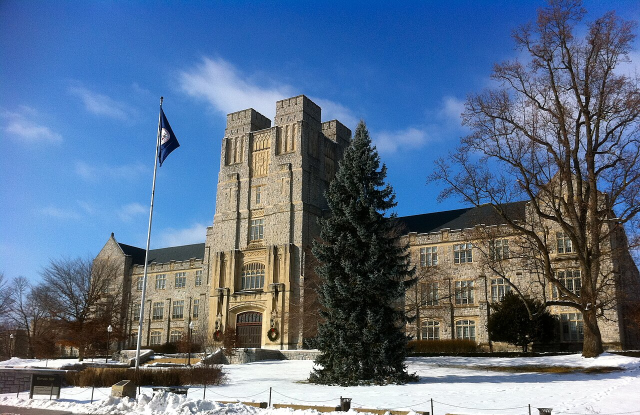
#> input picture backend/assets/samples/burruss_source.jpg, 1280 x 830 px (shown at 1/2 size)
$ python -i scorch_material.py   (imports and definitions only)
#> lines starting #> are read from the running program, lines starting #| are printed output that depends on the picture
#> further down, picture is the input picture: PIL image 1280x830 RGB; mean R, G, B 92.3, 111.8, 137.1
"""Surface-only soot and ash. No resampling, masking or geometry modification."""
import numpy as np
from PIL import Image, ImageFilter


def scorch_surface(image: Image.Image, strength: float = .65) -> Image.Image:
    """Keep source detail/alpha; add neutral, irregular material-local weathering.

    This deterministic approximation is not semantic burn simulation. Apply to
    material textures, not to geometry or an alpha mask defining missing faces.
    """
#> called with strength = 0.65
    if not 0 <= strength <= 1:
        raise ValueError("strength must be between zero and one")
    rgba = np.array(image.convert("RGBA"))
    h, w = rgba.shape[:2]
#> h = 830; w = 1280
    rgb = rgba[:, :, :3].astype(np.float32)/255
    gray = rgb @ np.array([.2126, .7152, .0722], np.float32)
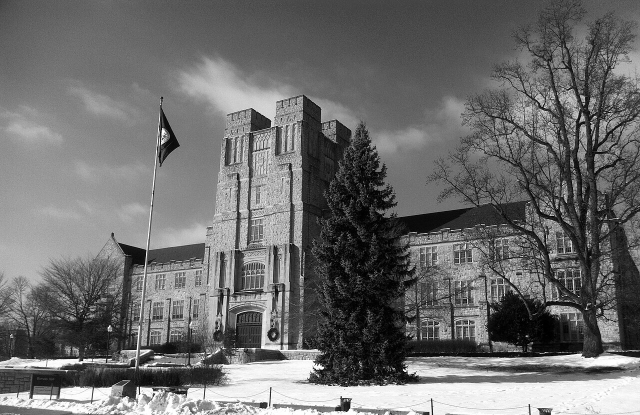
#> gray: shape (830, 1280) float32 (shown at 1/2 size); min 0, max 1, mean 0.429
    # Fixed seed and smooth fields avoid a uniform grade and repeated stripes.
    rng = np.random.default_rng(1945)
    def field(width, height):
        noise = Image.fromarray(rng.integers(0, 256, (height, width), dtype=np.uint8))
        return np.array(noise.resize((w, h), Image.Resampling.BICUBIC).filter(
            ImageFilter.GaussianBlur(max(1, min(w, h)/150))), dtype=np.float32)/255
    patches = field(13, 13)
    streaks = field(39, 5)
    soot = np.clip((patches*.7+streaks*.3-.35)*1.8, 0, .8)*strength
    ash = np.clip((field(23, 19)-.63)*1.5, 0, .3)*strength
#> call 3 of field, with width = 23, height = 19
#> in field (call 3), `noise = Image.fromarray(rng.integers(0, 256, (height, width), dtype=np..`:
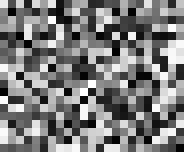
#> noise: PIL image 23x19 L (shown 8 times larger); min 0, max 255, mean 123.1
#> in field (call 3), `return np.array(noise.resize((w, h), Image.Resampling.BICUBIC).filter(..`:
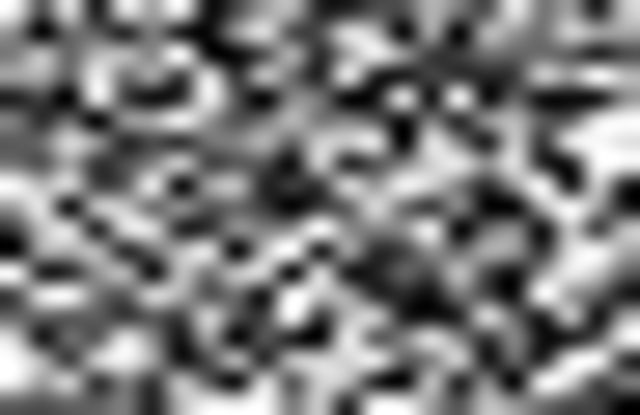
#> returned value: shape (830, 1280) float32 (shown at 1/2 size); min 0, max 1, mean 0.483
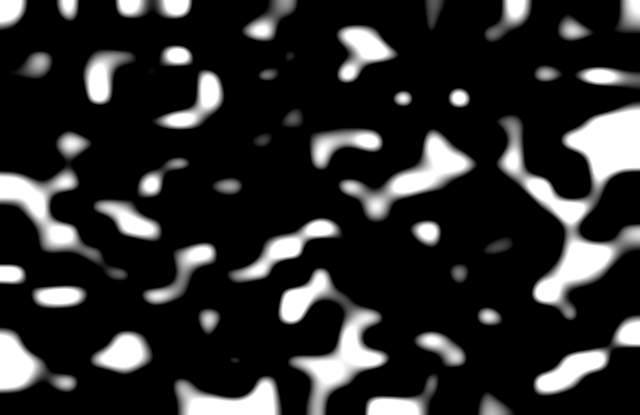
#> ash: shape (830, 1280) float32 (shown at 1/2 size); min 0, max 0.195, mean 0.034; drawn with min black and max white
    # Preserve high-frequency masonry and window detail beneath neutral soot.
    desaturated = rgb*(1-.35*soot[:, :, None])+gray[:, :, None]*(.35*soot[:, :, None])
    weathered = desaturated*(1-.8*soot[:, :, None])
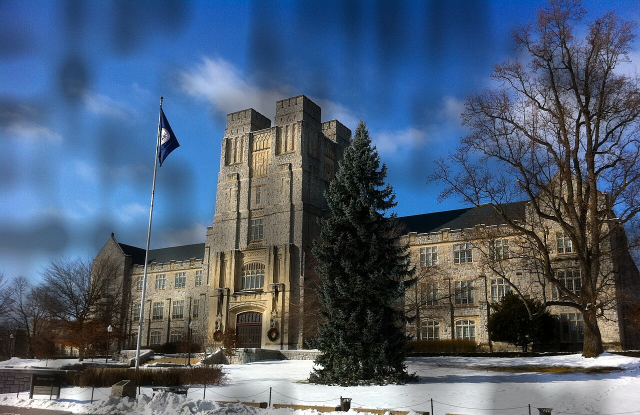
#> weathered: shape (830, 1280, 3) float32 (shown at 1/2 size); mean R, G, B 0.31, 0.372, 0.453
    weathered = weathered*(1-ash[:, :, None])+np.array([.55, .55, .53])*ash[:, :, None]
    rgba[:, :, :3] = np.uint8(np.clip(weathered*255, 0, 255))
    return Image.fromarray(rgba)

>>> from PIL import Image
>>> picture = Image.open('../../assets/samples/burruss_source.jpg')
>>> result = scorch_surface(picture)

$ run again, on backend/assets/samples/burruss_flooded.png
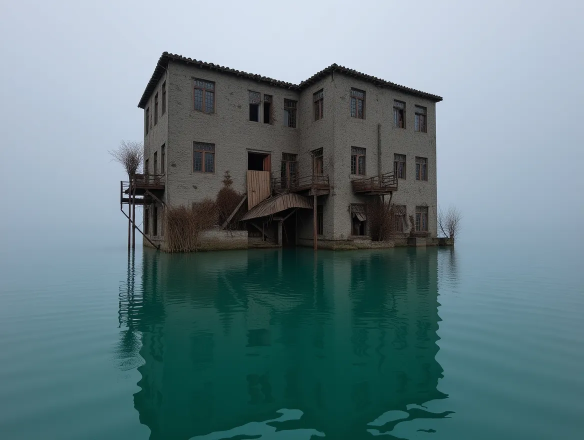
#> input picture backend/assets/samples/burruss_flooded.png, 1168 x 880 px (shown at 1/2 size)
#> picture is the input picture: PIL image 1168x880 RGB; mean R, G, B 101.2, 125.5, 131
#> in scorch_surface, `ash = np.clip((field(23, 19)-.63)*1.5, 0, .3)*strength`:
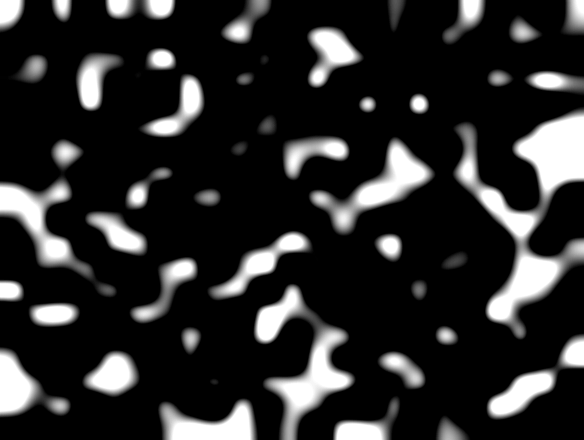
#> ash: shape (880, 1168) float32 (shown at 1/2 size); min 0, max 0.195, mean 0.0337; drawn with min black and max white
#> in scorch_surface, `weathered = weathered*(1-ash[:, :, None])+np.array([.55, .55, .53])*as..`:
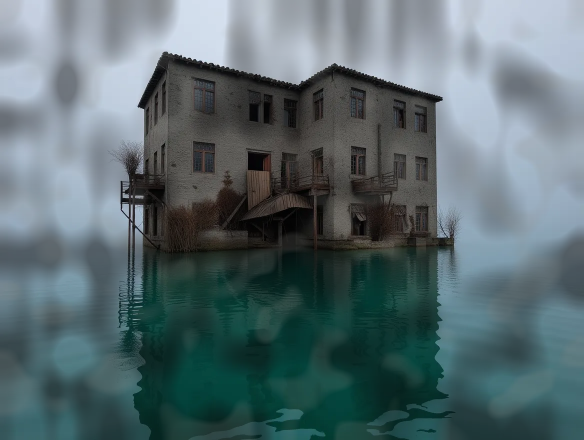
#> weathered: shape (880, 1168, 3) float64 (shown at 1/2 size); mean R, G, B 0.351, 0.423, 0.44

$ run again, on backend/assets/samples/burruss_scorched.png
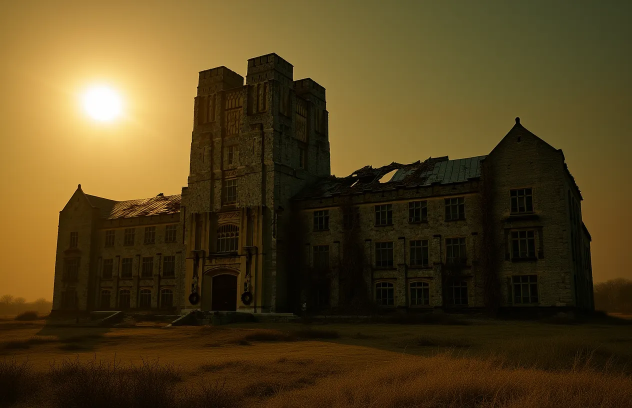
#> input picture backend/assets/samples/burruss_scorched.png, 1264 x 816 px (shown at 1/2 size)
#> picture is the input picture: PIL image 1264x816 RGB; mean R, G, B 83.2, 65.6, 29.4
#> in scorch_surface, `ash = np.clip((field(23, 19)-.63)*1.5, 0, .3)*strength`:
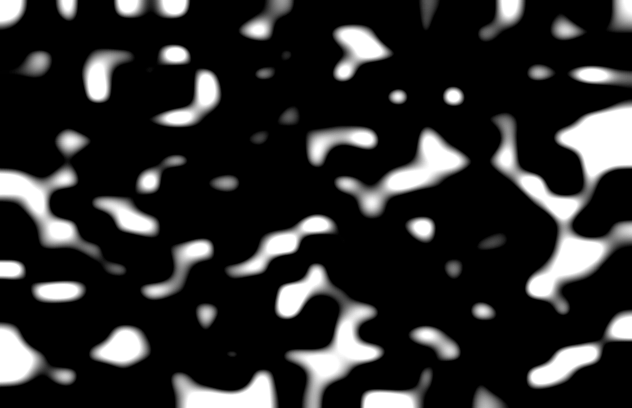
#> ash: shape (816, 1264) float32 (shown at 1/2 size); min 0, max 0.195, mean 0.034; drawn with min black and max white
#> in scorch_surface, `weathered = weathered*(1-ash[:, :, None])+np.array([.55, .55, .53])*as..`:
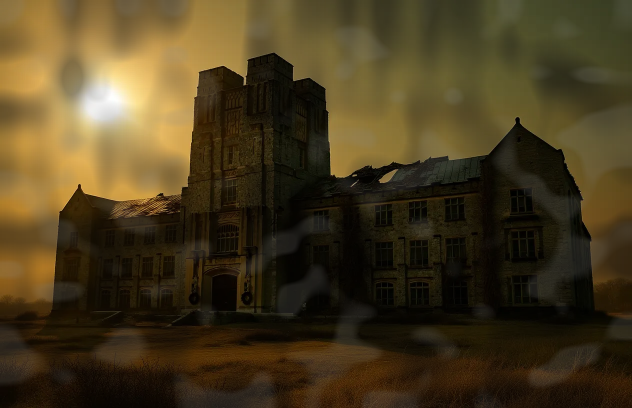
#> weathered: shape (816, 1264, 3) float64 (shown at 1/2 size); mean R, G, B 0.287, 0.233, 0.121

$ run again, on backend/assets/samples/derring_flooded.png
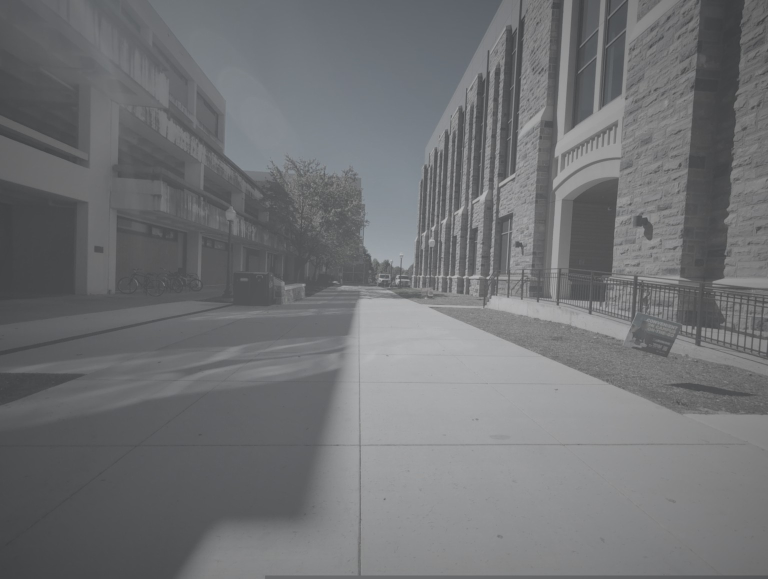
#> input picture backend/assets/samples/derring_flooded.png, 1536 x 1157 px (shown at 1/2 size)
#> picture is the input picture: PIL image 1536x1157 RGB; mean R, G, B 113, 114.3, 116.4
#> in scorch_surface, `ash = np.clip((field(23, 19)-.63)*1.5, 0, .3)*strength`:
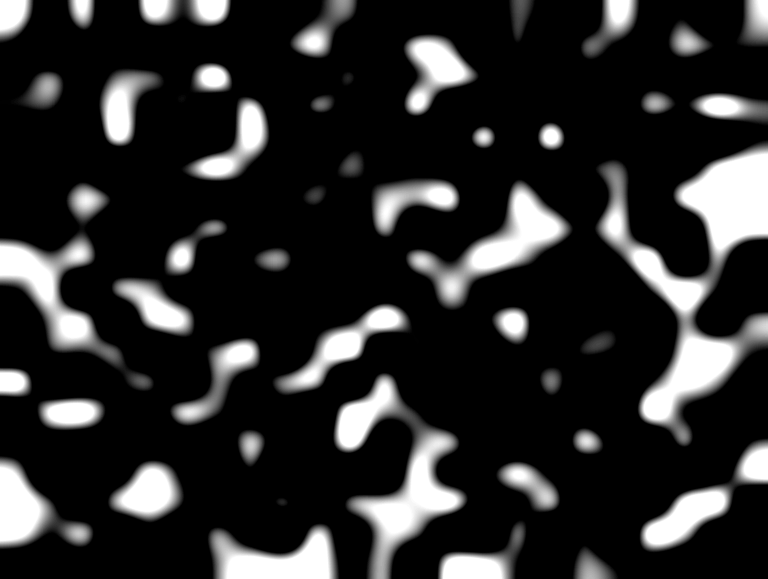
#> ash: shape (1157, 1536) float32 (shown at 1/2 size); min 0, max 0.195, mean 0.0337; drawn with min black and max white
#> in scorch_surface, `weathered = desaturated*(1-.8*soot[:, :, None])`:
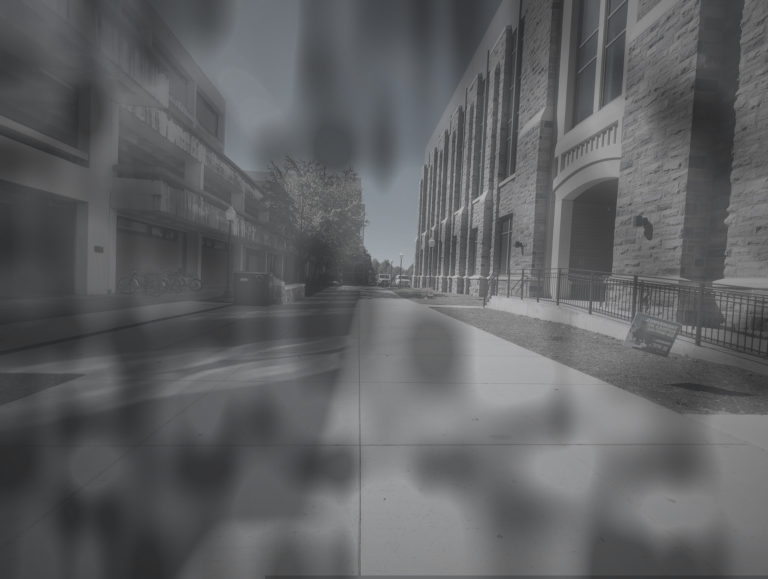
#> weathered: shape (1157, 1536, 3) float32 (shown at 1/2 size); mean R, G, B 0.378, 0.382, 0.388
